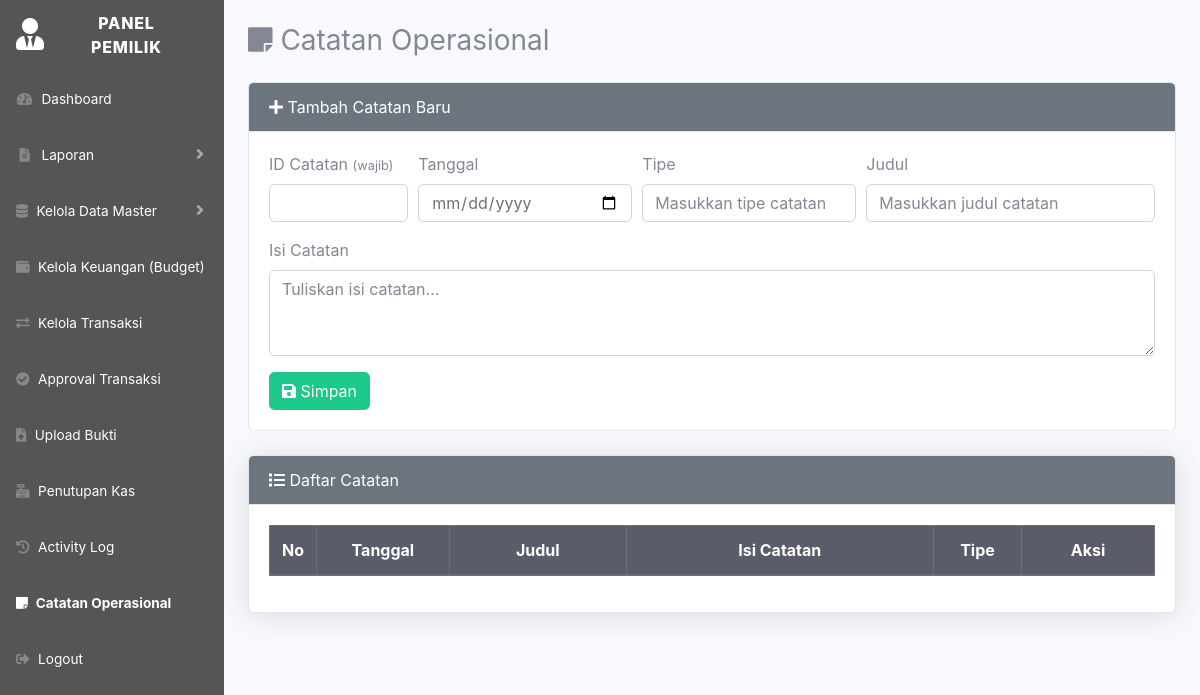
/OWNER/catatan_operasional.php (signed in), run on an earlier commit of the app's database.
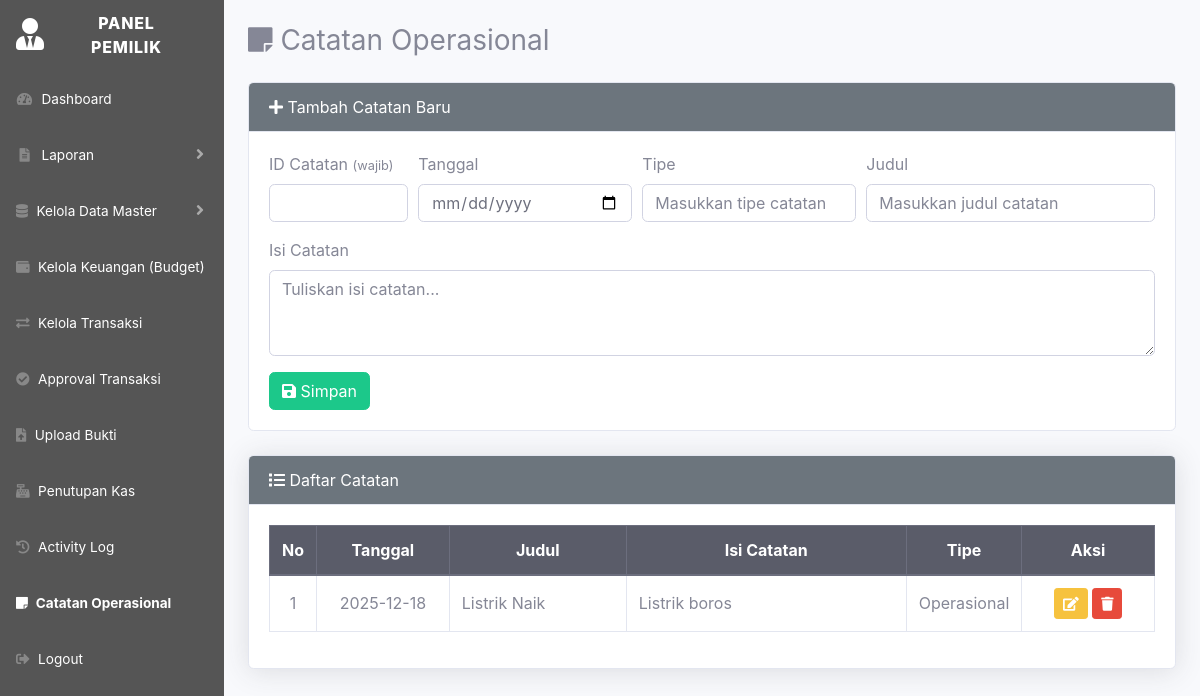
And on a later commit of the database.
### tables this page shows
CREATE TABLE `catatan` (
  `catatan_id` int(11) NOT NULL,
  `tanggal` date NOT NULL,
  `judul` varchar(100) NOT NULL,
  `isi_catatan` text NOT NULL,
  `tipe` varchar(100) DEFAULT NULL
);

### OWNER/catatan_operasional.php (the view, shortened to what this page needs)
<?php
include '../config.php';
$catatan = mysqli_query($conn, "SELECT * FROM catatan ORDER BY catatan_id DESC");
?>
<!DOCTYPE html>
<html lang="id">
<head>
    <link href="../startbootstrap-sb-admin-2-master/vendor/fontawesome-free/css/all.min.css" rel="stylesheet">
    <link href="../startbootstrap-sb-admin-2-master/css/sb-admin-2.min.css" rel="stylesheet">
</head>
<body id="page-top">
<div id="wrapper">
    <?php $currentPage = 'catatan_operasional'; include 'sidebar_owner.php'; ?>
    <div id="content-wrapper" class="d-flex flex-column">
        <div id="content" class="p-4">
            <h3 class="mb-4"><i class="fas fa-sticky-note"></i> Catatan Operasional</h3>
            <div class="card mb-4">
                <div class="card-header">
                    <i class="fas fa-plus"></i> Tambah Catatan Baru
                </div>
                <div class="card-body">
                    <form method="POST">
                        <div class="form-row">
                            <div class="form-group col-md-2">
                                <label>ID Catatan <small class="text-muted">(wajib)</small></label>
                                <input type="number" name="catatan_id" class="form-control" min="1" required>
                            </div>
                            <div class="form-group col-md-3">
                                <label>Tanggal</label>
                                <input type="date" name="tanggal" class="form-control" required>
                            </div>
                            <div class="form-group col-md-3">
                                <label>Tipe</label>
                                <input type="text" name="tipe" class="form-control" placeholder="Masukkan tipe catatan" required>
                            </div>
                            <div class="form-group col-md-4">
                                <label>Judul</label>
                                <input type="text" name="judul" class="form-control" placeholder="Masukkan judul catatan" required>
                            </div>
                        </div>
                        <div class="form-group">
                            <label>Isi Catatan</label>
                            <textarea name="isi_catatan" class="form-control" rows="3" placeholder="Tuliskan isi catatan..." required></textarea>
                        </div>
                        <button type="submit" name="tambah" class="btn btn-success"><i class="fas fa-save"></i> Simpan</button>
                    </form>
                </div>
            </div>
            <div class="card shadow">
                <div class="card-header">
                    <i class="fas fa-list"></i> Daftar Catatan
                </div>
                <div class="card-body table-responsive">
                    <table class="table table-bordered">
                        <thead class="thead-dark text-center">
                            <tr>
                                <th width="5%">No</th>
                                <th width="15%">Tanggal</th>
                                <th width="20%">Judul</th>
                                <th>Isi Catatan</th>
                                <th width="10%">Tipe</th>
                                <th width="15%">Aksi</th>
                            </tr>
                        </thead>
                        <tbody>
                        <?php
                        $no = 1;
                        while ($row = mysqli_fetch_assoc($catatan)): ?>
                            <tr>
                                <td class="text-center"><?= $no++; ?></td>
                                <td class="text-center"><?= $row['tanggal']; ?></td>
                                <td><?= htmlspecialchars($row['judul']); ?></td>
                                <td><?= nl2br(htmlspecialchars($row['isi_catatan'])); ?></td>
                                <td class="text-center"><?= htmlspecialchars($row['tipe']); ?></td>
                                <td class="text-center">
                                    <button class="btn btn-warning btn-sm" data-toggle="modal" data-target="#editModal<?= $row['catatan_id']; ?>">
                                        <i class="fas fa-edit"></i>
                                    </button>
                                    <a href="catatan_operasional.php?hapus=<?= $row['catatan_id']; ?>" class="btn btn-danger btn-sm" onclick="return confirm('Hapus catatan ini?')">
                                        <i class="fas fa-trash"></i>
                                    </a>
                                </td>
                            </tr>
                        <?php endwhile; ?>
                        </tbody>
                    </table>
                </div>
            </div>
        </div>
    </div>
</div>
</body>
</html>

What changed in the data, as far as the page shows it:
added catatan: tanggal "2025-12-18", judul "Listrik Naik", isi_catatan "Listrik boros", tipe "Operasional"
